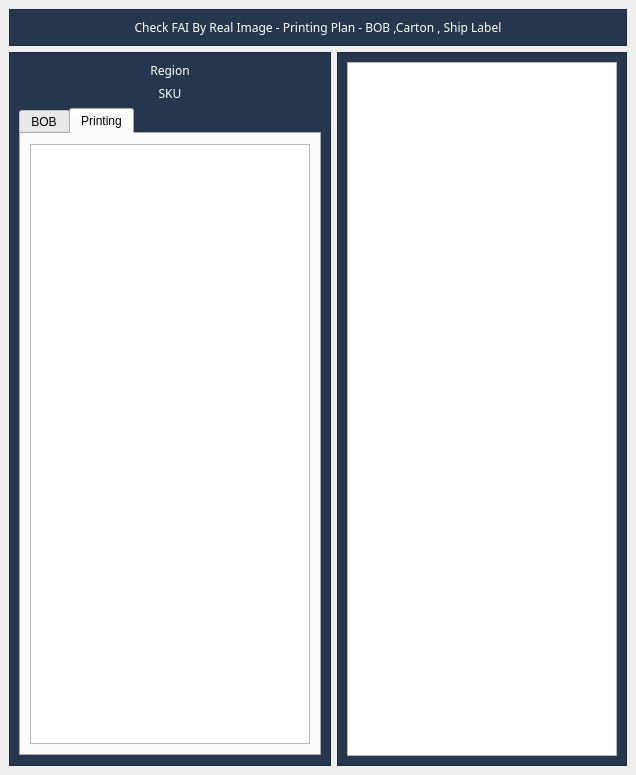
<?xml version="1.0" encoding="UTF-8"?>
<ui version="4.0">
 <class>bobForm</class>
 <widget class="QMainWindow" name="bobForm">
  <property name="geometry">
   <rect>
    <x>0</x>
    <y>0</y>
    <width>636</width>
    <height>769</height>
   </rect>
  </property>
  <property name="windowTitle">
   <string>MainWindow</string>
  </property>
  <widget class="QWidget" name="centralwidget">
   <layout class="QGridLayout" name="gridLayout_10">
    <item row="0" column="0" colspan="2">
     <widget class="QFrame" name="frHeader">
      <property name="font">
       <font>
        <pointsize>7</pointsize>
       </font>
      </property>
      <property name="styleSheet">
       <string notr="true">#frHeader
{
 background-color: #26364d;
}</string>
      </property>
      <property name="frameShape">
       <enum>QFrame::Shape::StyledPanel</enum>
      </property>
      <property name="frameShadow">
       <enum>QFrame::Shadow::Raised</enum>
      </property>
      <layout class="QGridLayout" name="gridLayout_2">
       <item row="0" column="0">
        <widget class="QLabel" name="lb_region_3">
         <property name="font">
          <font>
           <family>Stencil</family>
           <pointsize>9</pointsize>
          </font>
         </property>
         <property name="layoutDirection">
          <enum>Qt::LayoutDirection::LeftToRight</enum>
         </property>
         <property name="styleSheet">
          <string notr="true">color: rgb(255, 255, 255);</string>
         </property>
         <property name="text">
          <string>Check FAI By Real Image - Printing Plan - BOB ,Carton , Ship Label</string>
         </property>
         <property name="alignment">
          <set>Qt::AlignmentFlag::AlignCenter</set>
         </property>
        </widget>
       </item>
      </layout>
     </widget>
    </item>
    <item row="1" column="0">
     <widget class="QFrame" name="frBob">
      <property name="sizePolicy">
       <sizepolicy hsizetype="Preferred" vsizetype="Preferred">
        <horstretch>0</horstretch>
        <verstretch>0</verstretch>
       </sizepolicy>
      </property>
      <property name="font">
       <font>
        <pointsize>7</pointsize>
       </font>
      </property>
      <property name="styleSheet">
       <string notr="true">#frBob
{
 background-color: #26364d;
}</string>
      </property>
      <property name="frameShape">
       <enum>QFrame::Shape::StyledPanel</enum>
      </property>
      <property name="frameShadow">
       <enum>QFrame::Shadow::Raised</enum>
      </property>
      <layout class="QGridLayout" name="gridLayout_4">
       <item row="0" column="0">
        <widget class="QLabel" name="lb_region_bob">
         <property name="font">
          <font>
           <family>Stencil</family>
           <pointsize>9</pointsize>
          </font>
         </property>
         <property name="layoutDirection">
          <enum>Qt::LayoutDirection::LeftToRight</enum>
         </property>
         <property name="styleSheet">
          <string notr="true">color: rgb(255, 255, 255);</string>
         </property>
         <property name="text">
          <string>Region</string>
         </property>
         <property name="alignment">
          <set>Qt::AlignmentFlag::AlignCenter</set>
         </property>
        </widget>
       </item>
       <item row="1" column="0">
        <widget class="QLabel" name="lb_sku_bob">
         <property name="font">
          <font>
           <family>Stencil</family>
           <pointsize>9</pointsize>
          </font>
         </property>
         <property name="layoutDirection">
          <enum>Qt::LayoutDirection::LeftToRight</enum>
         </property>
         <property name="styleSheet">
          <string notr="true">color: rgb(255, 255, 255);</string>
         </property>
         <property name="text">
          <string>SKU</string>
         </property>
         <property name="alignment">
          <set>Qt::AlignmentFlag::AlignCenter</set>
         </property>
        </widget>
       </item>
       <item row="2" column="0">
        <widget class="QTabWidget" name="bob_tab">
         <property name="currentIndex">
          <number>1</number>
         </property>
         <widget class="QWidget" name="img">
          <attribute name="title">
           <string>BOB</string>
          </attribute>
          <layout class="QGridLayout" name="gridLayout_7">
           <item row="0" column="0">
            <widget class="QGraphicsView" name="view_bob_img">
             <property name="minimumSize">
              <size>
               <width>280</width>
               <height>600</height>
              </size>
             </property>
             <property name="maximumSize">
              <size>
               <width>300</width>
               <height>605</height>
              </size>
             </property>
            </widget>
           </item>
          </layout>
         </widget>
         <widget class="QWidget" name="print">
          <attribute name="title">
           <string>Printing</string>
          </attribute>
          <layout class="QGridLayout" name="gridLayout_8">
           <item row="0" column="0">
            <widget class="QGraphicsView" name="view_bob_print">
             <property name="minimumSize">
              <size>
               <width>280</width>
               <height>600</height>
              </size>
             </property>
             <property name="maximumSize">
              <size>
               <width>280</width>
               <height>600</height>
              </size>
             </property>
            </widget>
           </item>
          </layout>
         </widget>
        </widget>
       </item>
      </layout>
     </widget>
    </item>
    <item row="1" column="1">
     <widget class="QFrame" name="frPrinting">
      <property name="font">
       <font>
        <pointsize>7</pointsize>
       </font>
      </property>
      <property name="styleSheet">
       <string notr="true">#frPrinting
{
 background-color: #26364d;
}</string>
      </property>
      <property name="frameShape">
       <enum>QFrame::Shape::StyledPanel</enum>
      </property>
      <property name="frameShadow">
       <enum>QFrame::Shadow::Raised</enum>
      </property>
      <layout class="QGridLayout" name="gridLayout_9">
       <item row="0" column="0">
        <widget class="QTableView" name="tableView"/>
       </item>
      </layout>
     </widget>
    </item>
   </layout>
  </widget>
 </widget>
 <resources/>
 <connections/>
</ui>
